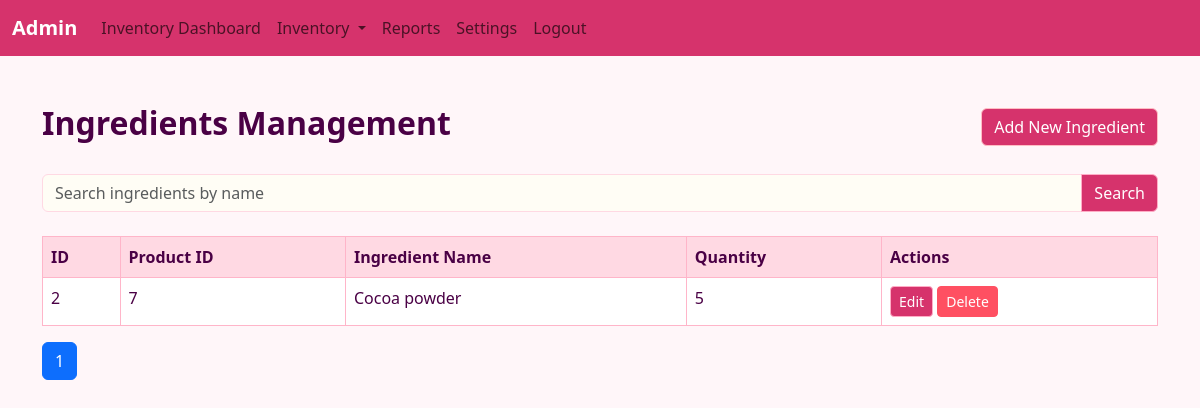
The app's page /source/Inventory/Inv_Ingredients.php (signed in) with its own data.
### tables this page shows
CREATE TABLE `ingredients` (
  `ingredient_id` int(11) NOT NULL,
  `product_id` int(11) DEFAULT NULL,
  `ingredient_name` varchar(100) NOT NULL,
  `quantity` varchar(50) NOT NULL
);

### source/Inventory/Inv_Ingredients.php (the view, shortened to what this page needs)
<?php
include '../conn.php';
$perPage = 10;
$page = isset($_GET['page']) ? (int)$_GET['page'] : 1;
$offset = ($page - 1) * $perPage;
$search = '';
if (isset($_GET['search'])) {
    $search = $_GET['search'];
    $searchQuery = "%" . $search . "%";
    $stmt = $conn->prepare("SELECT * FROM Ingredients WHERE ingredient_name LIKE ? LIMIT ? OFFSET ?");
    $stmt->bind_param("sii", $searchQuery, $perPage, $offset);
    $stmt->execute();
    $result = $stmt->get_result();
} else {
    $stmt = $conn->prepare("SELECT * FROM Ingredients LIMIT ? OFFSET ?");
    $stmt->bind_param("ii", $perPage, $offset);
    $stmt->execute();
    $result = $stmt->get_result();
}
$totalStmt = $conn->prepare("SELECT COUNT(*) AS total FROM Ingredients");
$totalStmt->execute();
$totalResult = $totalStmt->get_result();
$total = $totalResult->fetch_assoc()['total'];
$totalPages = ceil($total / $perPage);
?>
<!DOCTYPE html>
<html lang="en">
<head>
    <link href="https://cdn.jsdelivr.net/npm/bootstrap@5.3.0/dist/css/bootstrap.min.css" rel="stylesheet">
    <link rel="stylesheet" href="inventory-css/Inv_Ingredients.css">
</head>
<body>
<nav class="navbar navbar-expand-lg">
        <div class="container-fluid">
            <a class="navbar-brand" href="../admin/admin-dashboard.php" id="navbarBrand">Admin</a>
            <div class="collapse navbar-collapse" id="navbarNav">
                <ul class="navbar-nav">
                    <li class="nav-item">
                        <a class="nav-link" href="dashboard.php">Inventory Dashboard</a>
                    </li>
                    <li class="nav-item dropdown">
                        <a class="nav-link dropdown-toggle" href="#" id="navbarDropdownInventory" role="button" data-bs-toggle="dropdown" aria-expanded="false">
                            Inventory
                        </a>
                    </li>
                    <li class="nav-item">
                        <a class="nav-link" href="Inv_Reports.php">Reports</a>
                    </li>
                    <li class="nav-item">
                        <a class="nav-link" href="#">Settings</a>
                    </li>
                    <li class="nav-item">
                        <a class="nav-link" href="logout.php">Logout</a>
                    </li>
                </ul>
            </div>
        </div>
    </nav>
    <div class="container mt-5">
        <div class="d-flex justify-content-between align-items-center mb-4">
            <h2>Ingredients Management</h2>
            <button type="button" class="btn btn-success" data-bs-toggle="modal" data-bs-target="#addIngredientModal">
                Add New Ingredient
            </button>
        </div>
        <form method="GET" class="mb-4">
            <div class="input-group">
                <input type="text" name="search" class="form-control" placeholder="Search ingredients by name" value="<?php echo htmlspecialchars($search); ?>">
                <button type="submit" class="btn btn-primary">Search</button>
            </div>
        </form>
        <table class="table table-bordered">
            <thead>
                <tr>
                    <th>ID</th>
                    <th>Product ID</th>
                    <th>Ingredient Name</th>
                    <th>Quantity</th>
                    <th>Actions</th>
                </tr>
            </thead>
            <tbody>
                <?php while ($row = $result->fetch_assoc()): ?>
                    <tr>
                        <td><?php echo $row['ingredient_id']; ?></td>
                        <td><?php echo $row['product_id']; ?></td>
                        <td><?php echo $row['ingredient_name']; ?></td>
                        <td><?php echo $row['quantity']; ?></td>
                        <td>
                            <button type="button" class="btn btn-primary btn-sm" data-bs-toggle="modal" data-bs-target="#editIngredientModal" data-id="<?php echo $row['ingredient_id']; ?>" data-product-id="<?php echo $row['product_id']; ?>" data-ingredient-name="<?php echo $row['ingredient_name']; ?>" data-quantity="<?php echo $row['quantity']; ?>">
                                Edit
                            </button>
                            <form method="POST" style="display: inline-block;">
                                <button type="submit" name="delete_ingredient" class="btn btn-danger btn-sm">Delete</button>
                            </form>
                        </td>
                    </tr>
                <?php endwhile; ?>
            </tbody>
        </table>
        <nav>
            <ul class="pagination">
                <?php for ($i = 1; $i <= $totalPages; $i++): ?>
                    <li class="page-item <?php echo $page === $i ? 'active' : ''; ?>">
                        <a class="page-link" href="?page=<?php echo $i; ?>&search=<?php echo htmlspecialchars($search); ?>"><?php echo $i; ?></a>
                    </li>
                <?php endfor; ?>
            </ul>
        </nav>
    </div>
</body>
</html>

### source/Inventory/inventory-css/Inv_Ingredients.css (style rules this page uses)
body { background-color: #FFF6F9; }
.navbar { background-color: #d6336c; color: white; }
.navbar-brand { color: white; font-weight: bold; }
.table { background-color: #FFFDF5; border: 1px solid #FFB5C9; }
.table th { background-color: #FFD9E3; color: #4A0045; font-weight: bold; }
.table td { color: #4A0045; }
.btn-primary { background-color: #d6336c; border-color: #FFADC6; color: white; }
.btn-danger { background-color: #FF5062; border-color: #FF5062; color: white; }
.btn-success { background-color: #d6336c; border-color: #FFBDC4; color: white; }
.form-control { border: 1px solid #FFD9E3; background-color: #FFFDF5; color: #4A0045; }
h2, h3 { color: #4A0045; font-weight: bold; }

### records on screen
ingredients: ingredient_id "2", product "7", ingredient_name "Cocoa powder", quantity "5"
